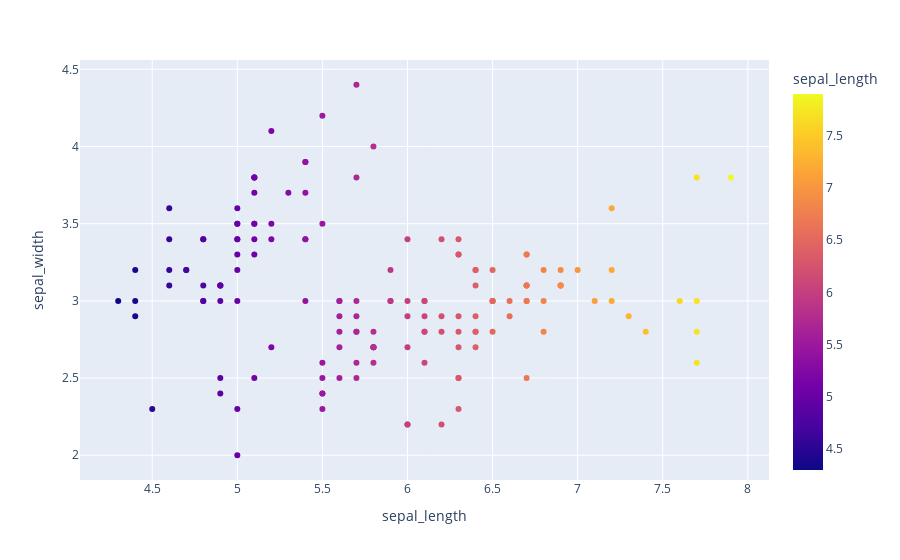

Write notebook code for a chart like this one.
### Code cell
import plotly.express as px
df = px.data.iris()
df.head()
fig =px.scatter(df,x="sepal_length",y="sepal_width",color="sepal_length")
fig.show()

### Figure 1 — Plotly figure (JSON) as saved in the notebook; plotly's stock layout.template omitted (floating-point values rounded to 4 significant figures; data arrays with more than 128 entries replaced by an {"elided": "..."} marker saying what was removed)
{"data": [{"hovertemplate": "sepal_length=%{marker.color}<br>sepal_width=%{y}<extra></extra>", "legendgroup": "", "marker": {"color": {"elided": "150 float values"}, "coloraxis": "coloraxis", "symbol": "circle"}, "mode": "markers", "name": "", "orientation": "v", "showlegend": false, "type": "scatter", "x": {"elided": "150 float values"}, "xaxis": "x", "y": {"elided": "150 float values"}, "yaxis": "y"}], "layout": {"coloraxis": {"colorbar": {"title": {"text": "sepal_length"}}, "colorscale": [[0, "#0d0887"], [0.1111, "#46039f"], [0.2222, "#7201a8"], [0.3333, "#9c179e"], [0.4444, "#bd3786"], [0.5556, "#d8576b"], [0.6667, "#ed7953"], [0.7778, "#fb9f3a"], [0.8889, "#fdca26"], [1, "#f0f921"]]}, "legend": {"tracegroupgap": 0}, "margin": {"t": 60}, "xaxis": {"anchor": "y", "domain": [0, 1], "title": {"text": "sepal_length"}}, "yaxis": {"anchor": "x", "domain": [0, 1], "title": {"text": "sepal_width"}}}}
